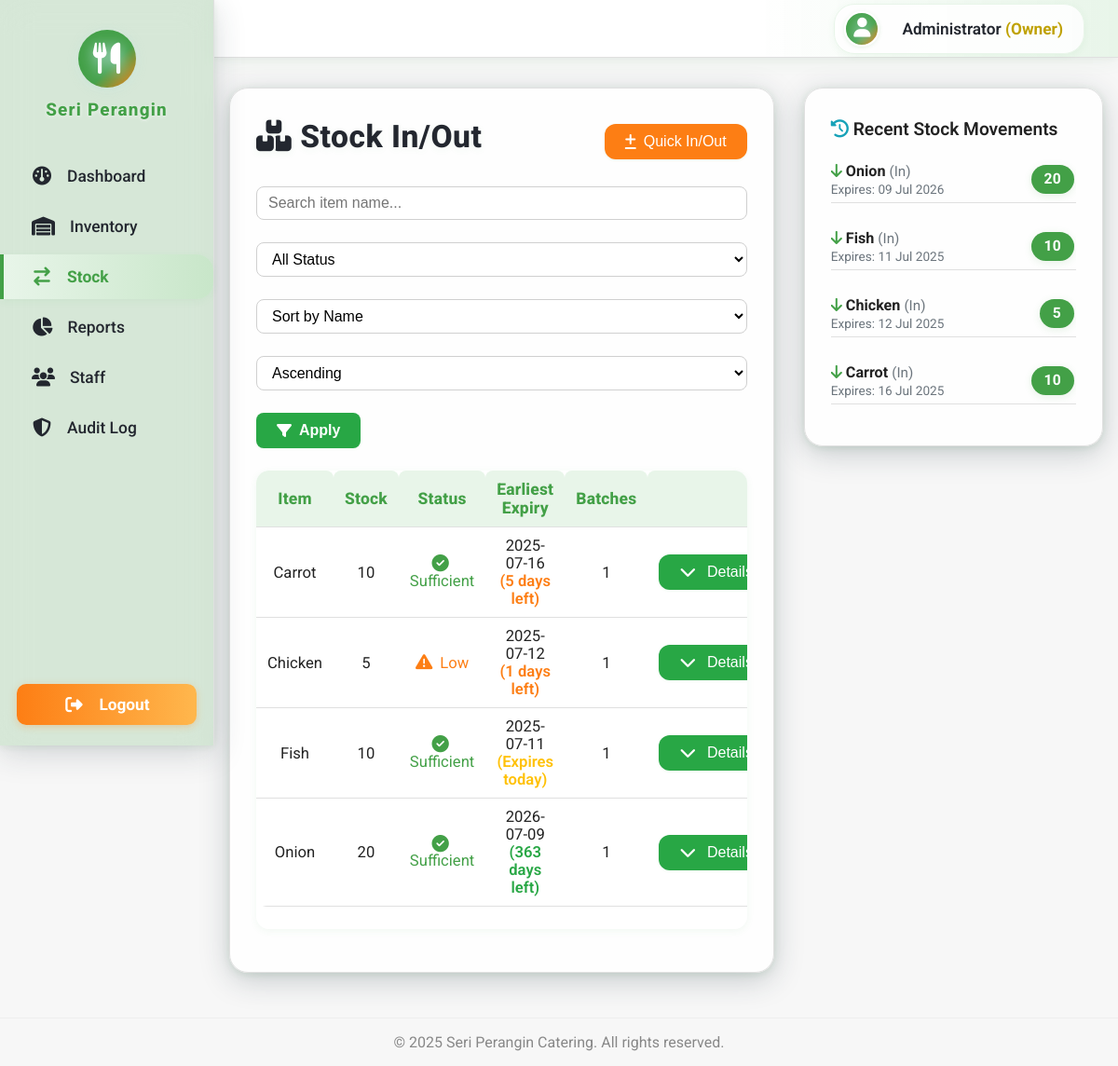
Screenshot of /stock.php (signed in) with the database file from the repository.
### tables this page shows
CREATE TABLE `inventory` (
  `item_id` int NOT NULL,
  `item_name` varchar(100) NOT NULL,
  `category` varchar(50) NOT NULL,
  `unit` varchar(20) NOT NULL,
  `created_at` timestamp NULL DEFAULT CURRENT_TIMESTAMP,
  `image_path` varchar(255) DEFAULT NULL
);

CREATE TABLE `stock_logs` (
  `log_id` int NOT NULL,
  `item_id` int NOT NULL,
  `type` enum('in','out') NOT NULL,
  `quantity` int NOT NULL,
  `batch_expiry_date` date DEFAULT NULL,
  `log_date` timestamp NULL DEFAULT CURRENT_TIMESTAMP,
  `user_id` int DEFAULT NULL
);

### stock.php (the view, shortened to what this page needs)
<?php
require_once 'includes/db.php';
include 'includes/navbar.php';
$sort = isset($_GET['sort']) ? $_GET['sort'] : 'item_name';
$order = (isset($_GET['order']) && strtoupper($_GET['order']) === 'DESC') ? 'DESC' : 'ASC';
$stock_sql = "SELECT
  i.item_id,
  i.item_name,
  IFNULL(SUM(CASE WHEN s.type = 'in' AND (s.batch_expiry_date IS NULL OR s.batch_expiry_date >= CURDATE()) THEN s.quantity WHEN s.type = 'out' THEN -s.quantity ELSE 0 END), 0) AS stock_level,
  MIN(CASE WHEN s.type = 'in' AND s.batch_expiry_date >= CURDATE() THEN s.batch_expiry_date END) AS earliest_expiry
FROM inventory i
LEFT JOIN stock_logs s ON i.item_id = s.item_id
";
$stock_sql .= "GROUP BY i.item_id, i.item_name\nORDER BY $sort $order";
$result2 = mysqli_query($conn, $stock_sql);
$stock_levels = [];
if ($result2) {
  while ($row = mysqli_fetch_assoc($result2)) {
    $stock_levels[$row['item_id']] = $row;
  }
}
$logs = [];
$result3 = mysqli_query($conn, "SELECT s.*, u.username, i.item_name FROM stock_logs s LEFT JOIN users u ON s.user_id = u.user_id LEFT JOIN inventory i ON s.item_id = i.item_id ORDER BY s.log_date DESC LIMIT 12");
if ($result3) {
  while ($row = mysqli_fetch_assoc($result3)) {
    $logs[] = $row;
  }
}
$batch_details = [];
$batch_sql = "SELECT i.item_id, s.batch_expiry_date, SUM(CASE WHEN s.type = 'in' THEN s.quantity WHEN s.type = 'out' THEN -s.quantity ELSE 0 END) AS batch_quantity, MIN(s.log_date) as stock_in_date
FROM inventory i
LEFT JOIN stock_logs s ON i.item_id = s.item_id
WHERE s.batch_expiry_date IS NOT NULL
GROUP BY i.item_id, s.batch_expiry_date
HAVING batch_quantity > 0
ORDER BY i.item_id, s.batch_expiry_date ASC";
$res_batch = mysqli_query($conn, $batch_sql);
if ($res_batch) {
  while ($row = mysqli_fetch_assoc($res_batch)) {
    $batch_details[$row['item_id']][] = $row;
  }
}
?>
<link rel="stylesheet" href="assets/css/stock.css?v=3">
<main class="stock-main">
  <div class="stock-flex-row">
    <div class="stock-card glassy-card">
      <div class="stock-header-row">
        <h1 class="stock-title"><i class="fa-solid fa-boxes-stacked text-primary"></i> Stock In/Out</h1>
        <button class="btn btn-accent" id="quickStockBtn"><i class="fa-solid fa-plus-minus"></i> Quick In/Out</button>
      </div>
      <form method="get" class="stock-filter-form">
        <input type="text" name="search" placeholder="Search item name..."
          value="<?php echo isset($_GET['search']) ? htmlspecialchars($_GET['search']) : ''; ?>">
        <select name="status">
          <option value="">All Status</option>
        </select>
        <select name="sort">
          <option value="item_name" <?php if (!isset($_GET['sort']) || $_GET['sort'] === 'item_name')
            echo 'selected'; ?>>
            Sort by Name</option>
        </select>
        <select name="order">
          <option value="ASC" <?php if (!isset($_GET['order']) || $_GET['order'] === 'ASC')
            echo 'selected'; ?>>Ascending
          </option>
        </select>
        <button type="submit" class="btn btn-primary"><i class="fa-solid fa-filter"></i> Apply</button>
      </form>
      <div class="stock-table-wrapper">
        <table class="table" id="stockTable">
          <thead>
            <tr>
              <th>Item</th>
              <th>Stock</th>
              <th>Status</th>
              <th>Earliest Expiry</th>
              <th>Batches</th>
              <th></th>
            </tr>
          </thead>
          <tbody>
            <?php foreach ($stock_levels as $row): ?>
              <?php
              $status = 'Sufficient';
              $statusClass = 'text-success';
              $icon = 'fa-circle-check';
              if ($row['stock_level'] < 10) {
                $status = 'Low';
                $statusClass = 'text-warning';
                $icon = 'fa-triangle-exclamation';
              }
              $item_id = $row['item_id'];
              $batch_count = isset($batch_details[$item_id]) ? count($batch_details[$item_id]) : 0;
              ?>
              <tr>
                <td><?php echo htmlspecialchars($row['item_name']); ?></td>
                <td><?php echo $row['stock_level']; ?></td>
                <td><i class="fa-solid <?php echo $icon; ?> <?php echo $statusClass; ?>"></i> <span
                    class="<?php echo $statusClass; ?>"><?php echo $status; ?></span></td>
                <td>
                  <?php
                  if ($row['earliest_expiry']) {
                    $expiry_date = new DateTime($row['earliest_expiry']);
                    $today = new DateTime();
                    $diff = $today->diff($expiry_date);
                    $days_until = $diff->invert ? -$diff->days : $diff->days;
                    if ($days_until < 0) {
                      echo htmlspecialchars($row['earliest_expiry']) . ' <span style="color: #dc3545; font-weight: 600;">(Expired ' . abs($days_until) . ' days ago)</span>';
                    } elseif ($days_until == 0) {
                      echo htmlspecialchars($row['earliest_expiry']) . ' <span style="color: #ffc107; font-weight: 600;">(Expires today)</span>';
                    } elseif ($days_until <= 7) {
                      echo htmlspecialchars($row['earliest_expiry']) . ' <span style="color: #fd7e14; font-weight: 600;">(' . $days_until . ' days left)</span>';
                    } else {
                      echo htmlspecialchars($row['earliest_expiry']) . ' <span style="color: #28a745; font-weight: 600;">(' . $days_until . ' days left)</span>';
                    }
                  } else {
                    echo '-';
                  }
                  ?>
                </td>
                <td><?php echo $batch_count; ?></td>
                <td>
                  <button class="btn btn-sm btn-outline-secondary batch-details-btn"
                    data-item-id="<?php echo $item_id; ?>">
                    <i class="fa-solid fa-chevron-down"></i> Details
                  </button>
                </td>
              </tr>
            <?php endforeach; ?>
          </tbody>
        </table>
      </div>
    </div>
    <div class="stock-card glassy-card stock-logs-card">
      <h2 class="stock-logs-title"><i class="fa-solid fa-clock-rotate-left text-info"></i> Recent Stock Movements</h2>
      <ul class="stock-logs-list">
        <?php foreach ($logs as $log): ?>
          <li class="flex flex-between mb-2"
            style="align-items:center; border-bottom:1px solid var(--border); padding-bottom:6px;">
            <div style="flex:1;">
              <div><i
                  class="fa-solid fa-<?php echo $log['type'] === 'in' ? 'arrow-down text-success' : 'arrow-up text-danger'; ?>"></i>
                <b><?php echo htmlspecialchars($log['item_name']); ?></b> <span class="text-muted"
                  style="font-size:0.95rem;">(<?php echo ucfirst($log['type']); ?>)</span>
              </div>
              <?php if ($log['type'] === 'in' && $log['batch_expiry_date']): ?>
                <div style="font-size:0.85rem; color: #6c757d; margin-top:2px;">
                  Expires: <?php echo date('d M Y', strtotime($log['batch_expiry_date'])); ?>
                </div>
              <?php endif; ?>
            </div>
            <span class="badge rounded <?php echo $log['type'] === 'in' ? 'bg-success' : 'bg-danger'; ?>"
              style="padding:6px 14px; font-size:0.98rem;"> <?php echo $log['quantity']; ?> </span>
          </li>
        <?php endforeach; ?>
      </ul>
    </div>
  </div>
</main>
<?php include 'includes/footer.php'; ?>
</body>
</html>

### assets/css/global.css (style rules this page uses)
.btn { display: inline-flex; align-items: center; gap: 8px; background: var(--primary); color: #fff; border: none; border-radius: var(--radius); padding: 10px 22px; font-weight: 500; font-size: 1rem; cursor: pointer; transition: background 0.2s, box-shadow 0.2s; box-shadow: 0 1px 3px rgba(40,167,69,0.08); }
.btn-accent { background: var(--accent); }
input, select, textarea { border: 1.5px solid var(--border); border-radius: var(--radius); padding: 10px 14px; font-size: 1rem; margin-bottom: 12px; width: 100%; transition: border 0.2s, box-shadow 0.2s; }
.table { width: 100%; border-collapse: collapse; background: var(--card-bg); border-radius: var(--radius); overflow: hidden; margin-bottom: 24px; }
.table th, .table td { padding: 14px 10px; text-align: left; border-bottom: 1px solid var(--border); vertical-align: middle; }
.table th { background: var(--bg); font-weight: 600; }
.table td .fa-solid, .table td .fa-regular { font-size: 1.1em; margin-right: 4px; }
.badge { display: inline-flex; align-items: center; gap: 6px; font-size: 0.98rem; font-weight: 500; padding: 6px 14px; border-radius: 16px; line-height: 1.2; vertical-align: middle; }
.text-success { color: var(--success); }
.text-warning { color: var(--warning); }
.text-info { color: var(--info); }
.text-muted { color: var(--muted); }
.bg-success { background: var(--success); color: #fff; }
.rounded { border-radius: var(--radius); }
.flex { display: flex; }
.flex-between { display: flex; justify-content: space-between; align-items: center; }
.mb-2 { margin-bottom: 16px; }

### assets/css/stock.css (style rules this page uses)
.glassy-card { background: rgba(255,255,255,0.92); box-shadow: 0 8px 32px 0 rgba(34,49,63,0.22), 0 2px 8px rgba(56,142,60,0.13); border-radius: 20px; padding: 32px 28px 28px 28px; margin-bottom: 32px; border: 1.5px solid #e0e0e0; }
.stock-main { margin-left: 230px; padding: 32px 16px 16px 16px; background: var(--bg, #f7f7f7); min-height: 100vh; }
.stock-flex-row { display: flex; gap: 32px; flex-wrap: wrap; align-items: flex-start; }
.stock-card { flex: 2; min-width: 320px; max-width: 900px; }
.stock-logs-card { flex: 1; min-width: 280px; max-width: 400px; }
.stock-header-row { display: flex; justify-content: space-between; align-items: center; margin-bottom: 24px; }
.stock-title { font-size: 2.1rem; font-weight: 800; margin-bottom: 10px; letter-spacing: 0.5px; color: #23272f; text-shadow: 0 2px 8px #43a04711; }
.stock-filter-form { display: flex; gap: 12px; flex-wrap: wrap; align-items: center; margin-bottom: 24px; }
.stock-filter-form input, .stock-filter-form select { padding: 8px 12px; border-radius: 8px; border: 1.5px solid #d0d0d0; background: #fff; font-size: 1rem; }
.stock-filter-form .btn { border-radius: 8px; font-weight: 600; }
.stock-table-wrapper { overflow-x: auto; border-radius: 14px; background: rgba(255,255,255,0.98); box-shadow: 0 2px 8px #43a04711; margin-bottom: 18px; }
.table { width: 100%; border-collapse: separate; border-spacing: 0; background: transparent; font-size: 1.04rem; }
.table th, .table td { padding: 10px 12px; text-align: center; border-bottom: 1.5px solid #e0e0e0; vertical-align: middle; }
.table th { background: #e8f5e9; color: #43a047; font-weight: 800; font-size: 1.09rem; border-top-left-radius: 8px; border-top-right-radius: 8px; letter-spacing: 0.2px; }
.table tr { transition: background 0.15s; }
.badge { display: inline-block; padding: 7px 18px; border-radius: 22px; font-size: 1.01rem; font-weight: 700; box-shadow: 0 2px 8px #43a04722; letter-spacing: 0.2px; margin: 0 2px; }
.bg-success { background: #43a047; color: #fff; }
.text-success { color: #43a047; }
.text-warning { color: #fd7e14; }
.text-info { color: #17a2b8; }
.stock-logs-title { font-size: 1.2rem; font-weight: 600; margin-bottom: 12px; }
.stock-logs-list { list-style: none; padding: 0; max-height: 340px; overflow-y: auto; }
.stock-logs-list li { display: flex; justify-content: space-between; align-items: center; border-bottom: 1px solid #e0e0e0; padding: 12px 0; font-size: 1.01rem; background: transparent; transition: background 0.15s; }

### rows the page displays
inventory: item_name "Carrot", stock_level "10", status "Sufficient", earliest_expiry "2025-07-16", item_id "1"
inventory: item_name "Chicken", stock_level "5", status "Low", earliest_expiry "2025-07-12", item_id "1"
inventory: item_name "Fish", stock_level "10", status "Sufficient", earliest_expiry "2025-07-11", item_id "1"
inventory: item_name "Onion", stock_level "20", status "Sufficient", earliest_expiry "2026-07-09", item_id "1"
stock_logs: item.item_name "Onion", type "In", batch_expiry_date "09 Jul 2026", quantity "20"
stock_logs: item.item_name "Fish", type "In", batch_expiry_date "11 Jul 2025", quantity "10"
stock_logs: item.item_name "Chicken", type "In", batch_expiry_date "12 Jul 2025", quantity "5"
stock_logs: item.item_name "Carrot", type "In", batch_expiry_date "16 Jul 2025", quantity "10"

### other values shown
$_SESSION['name'] "Administrator"
$_SESSION['role'] "Owner"
